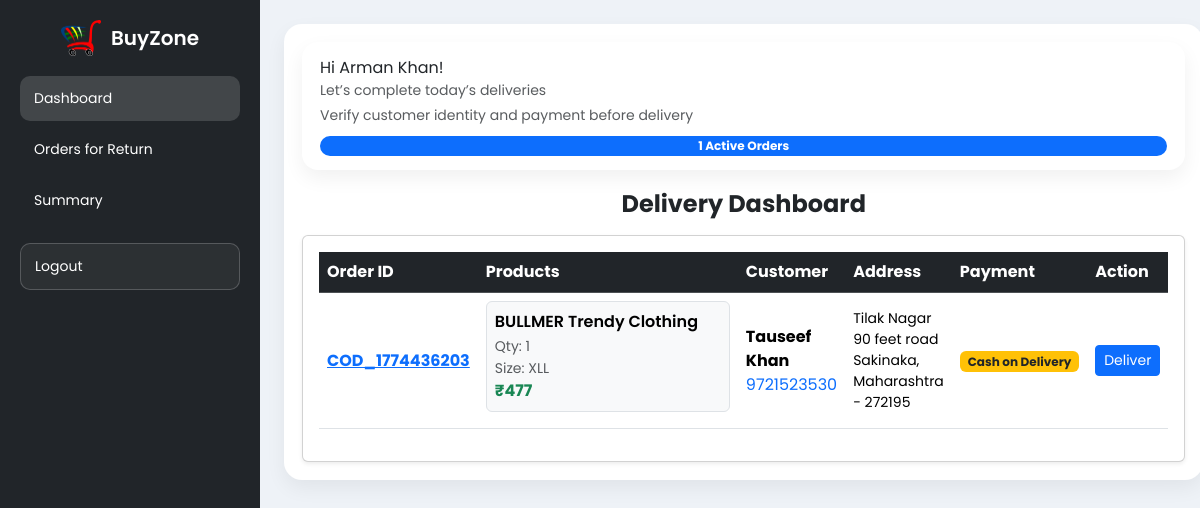
The page /delivery/dashboard/ (signed in) on the database its author committed.
### buyzoneapp/models.py (models this page shows, shortened)
class Orders(models.Model):
    items_json = models.JSONField()
    name = models.CharField(max_length=90)
    email = models.EmailField()
    amount = models.DecimalField(max_digits=10, decimal_places=2)
    address1 = models.CharField(max_length=255)
    address2 = models.CharField(max_length=255, blank=True)
    city = models.CharField(max_length=100)
    state = models.CharField(max_length=100)
    zip_code = models.CharField(max_length=10)
    phone = models.CharField(max_length=15)
    oid = models.CharField(max_length=100, blank=True, null=True)
    paymentstatus = models.CharField(max_length=30, default="Pending")
    amountpaid = models.DecimalField(max_digits=10, decimal_places=2, default=0)
    BookDate = models.DateTimeField(default=timezone.now)
    payment_id = models.CharField(max_length=255, null=True, blank=True)  # razorpay_payment_id
    refund_id = models.CharField(max_length=255, null=True, blank=True)
    is_refunded = models.BooleanField(default=False)
    delivered_at = models.DateTimeField(null=True, blank=True)
    is_returned = models.BooleanField(default=False)
    assigned_to = models.ForeignKey(
        settings.AUTH_USER_MODEL,
        on_delete=models.SET_NULL,
        null=True,
        blank=True,
        related_name='delivery_orders'
    )
    class Meta:
        verbose_name = "Order"
        verbose_name_plural = "Orders"

### delivery/views.py (the view)
# urls.py: path("dashboard/", views.delivery_dashboard, name="delivery_dashboard"),
@login_required
@delivery_required
def delivery_dashboard(request):
    delivered_updates = OrderUpdate.objects.filter(
        order=OuterRef('pk'), delivered=True
    )
    orders = Orders.objects.annotate(
        is_delivered=Exists(delivered_updates)
    ).filter(
        assigned_to=request.user,
        paymentstatus__in=["Pending", "Paid"],
        is_delivered=False,
        is_returned=False
    ).order_by('-id')
    for o in orders:
        try:
            o.items = json.loads(o.items_json or "{}")
        except:
            o.items = {}
    activity = (
        OrderUpdate.objects
        .filter(order__assigned_to=request.user)
        .filter(update_desc__icontains="Assigned")
        .select_related("order")
        .order_by('-update_date')
    )
    return render(request, "delivery/dashboard.html", {
        "orders": orders,
        "activity": activity
    })

### delivery/views.py (called while the page is built)
def delivery_required(view_func):
    return user_passes_test(
        lambda user: user.is_authenticated and user.groups.filter(name='DeliveryBoy').exists()
    )(view_func)

### templates/delivery/dashboard.html (shortened to what this page needs)
{% extends "delivery/base.html" %}
{% block main %}
<div class="topbar">
  <div class="greet">
    Hi {{ user.first_name }} {{ user.last_name }}!
    <span class="text-muted small d-block">Let’s complete today’s deliveries</span>
    <span class="text-muted small d-block mt-1">
      Verify customer identity and payment before delivery
    </span>
  </div>
  <span class="badge bg-primary rounded-pill">
    {{ orders|length }} Active Orders
  </span>
</div>
<h4 class="fw-bold mb-3 text-center">Delivery Dashboard</h4>
<div class="card shadow-sm p-3 d-none d-lg-block">
  <div class="table-responsive">
    <table class="table align-middle">
      <thead class="table-dark">
        <tr>
          <th>Order ID</th>
          <th>Products</th>
          <th>Customer</th>
          <th>Address</th>
          <th>Payment</th>
          <th>Action</th>
        </tr>
      </thead>
      <tbody>
        {% for o in orders %}
        <tr>
          <td class="fw-bold text-primary">
            <a href="{% url 'orderDetails' o.oid %}">{{ o.oid }}</a>
          </td>
          <td style="min-width:260px">
            {% for pid, item in o.items.items %}
              {% with qty=item.0 name=item.1 price=item.2 size=item.5 %}
              <div class="p-2 mb-2 border rounded bg-light">
                <div class="fw-semibold">{{ name }}</div>
                <small class="text-muted">Qty: {{ qty }}</small>
                {% if size %}
                  <small class="text-muted d-block">Size: {{ size }}</small>
                {% endif %}
                <div class="fw-bold text-success">₹{{ price }}</div>
              </div>
              {% endwith %}
            {% endfor %}
          </td>
          <td>
            <strong>{{ o.name }}</strong><br>
            <a href="tel:+91{{ o.phone }}" class="text-decoration-none">
              {{ o.phone }}
            </a>
          </td>
          <td class="small">
            {{ o.address1 }} {{ o.address2 }}<br>
            {{ o.city }}, {{ o.state }} - {{ o.zip_code }}
          </td>
          <td>
            {% if o.amountpaid == 0 %}
              <span class="badge bg-warning text-dark">Cash on Delivery</span>
            {% else %}
              <span class="badge bg-success">Online Paid</span>
            {% endif %}
          </td>
          <td>
            <a href="{% url 'generate_delivery_otp' o.id %}"
               class="btn btn-primary btn-sm action-btn"
               data-loader="deliver-loader-{{ o.id }}"
               onclick="handleAction(this)">
              Deliver
            </a>
          </td>
        </tr>
        {% endfor %}
      </tbody>
    </table>
  </div>
</div>
{% endblock %}

### templates/delivery/base.html (style rules this page uses)
body { margin: 0; font-family: "Poppins", sans-serif; background: #eef2f7; overflow-x: hidden; }
.topbar { background: #fff; border-radius: 16px; padding: 14px 18px; box-shadow: 0 8px 20px rgba(0, 0, 0, 0.06); margin-bottom: 20px; display: flex; flex-direction: column; gap: 10px; }

### rows shown on the page
Orders: oid "COD_1774436203", o "BULLMER Trendy Clothing", o "1", o "XLL", o "477", name "Tauseef Khan", phone "9721523530", address1 "Tilak Nagar", address2 "90 feet road", city "Sakinaka", state "Maharashtra", zip_code "272195", amountpaid "Cash on Delivery"

### other values the page prints
{{ user.first_name }} "Arman"
{{ user.last_name }} "Khan"
{{ orders|length }} "1"
